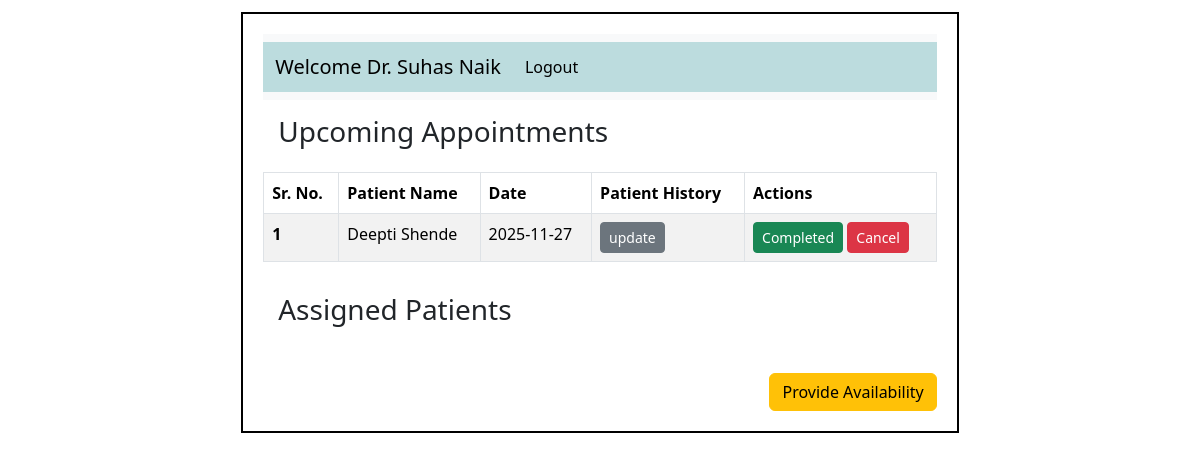
Before: /doctor/1 with the older database file.
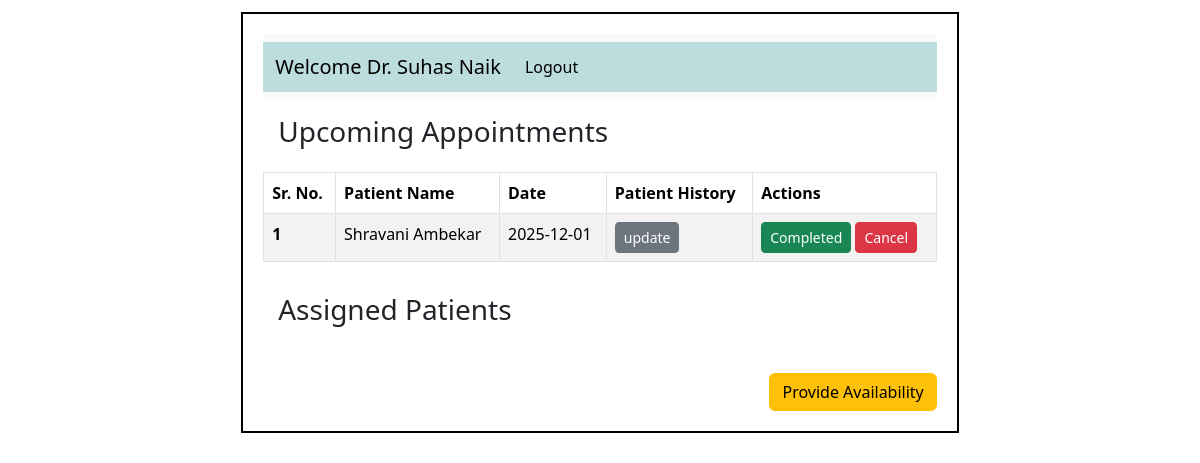
After: the same page with the newer database file.
### application/models.py (models this page shows)
class Appointment(db.Model):
    __tablename__ = "Appointment"
    appointment_id = db.Column(db.Integer, primary_key=True)
    date = db.Column(db.String() , nullable=False)
    time = db.Column(db.String(), nullable=False)
    status = db.Column(db.String(), default='Upcoming', nullable=False)
    doctor_id = db.Column(db.Integer, db.ForeignKey('Doctor.doctor_id'))   #foreignkey
    patient_id = db.Column(db.Integer, db.ForeignKey('Patient.patient_id'))  #foreignkey

class Patient(db.Model):
    __tablename__ = "Patient"
    patient_id = db.Column(db.Integer, primary_key=True)
    name = db.Column(db.String(), nullable=False)
    phone = db.Column(db.String())
    age = db.Column(db.Integer)
    gender = db.Column(db.String())
    email = db.Column(db.String(), unique=True)
    username = db.Column(db.String(), unique=True, nullable=False)
    password = db.Column(db.String(), nullable=False)
    address = db.Column(db.String())
    patient_type = db.Column(db.String(), default='OPD')  # OPD/IPD
    status = db.Column(db.String(), default='Active')
    consultant = db.Column(db.Integer, db.ForeignKey('Doctor.doctor_id'))  #foreignkey
    appointments = db.relationship('Appointment', backref='patient', lazy=True)  # relationship
    treatment = db.relationship('Treatment', backref='patient', lazy=True) #realtionship

### application/controllers.py (the view)
@app.route('/doctor/<int:dr_id>' , methods=['GET'])
def doctor(dr_id):
    this_doctor =Doctor.query.filter_by(doctor_id=dr_id).first()
    appoint = Appointment.query.filter_by(doctor_id=dr_id).order_by(Appointment.date.asc(), Appointment.time.asc()).all()
    assigned_patients = Patient.query.filter_by(consultant=dr_id).all()
    return render_template('dr_dash.html', this_doctor=this_doctor, appoint=appoint, assigned_patients=assigned_patients)

### templates/dr_dash.html (shortened to what this page needs)
<!DOCTYPE html>
<html lang="en">
    <head>
        <link rel="stylesheet" href="/static/style.css">
        <link href="https://cdn.jsdelivr.net/npm/bootstrap@5.3.8/dist/css/bootstrap.min.css" rel="stylesheet"
>
    </head>
    <body>
        <div id="main">
            <div id="canvas">
                <nav class="navbar navbar-expand-lg bg-body-tertiary">
                    <div id="nav" class="container-fluid">
                        <a class="navbar-brand" href="/doctor/{{this_doctor.doctor_id}}">Welcome Dr. {{this_doctor.name}}</a>
                        <div class="collapse navbar-collapse" id="navbarSupportedContent">
                            <ul class="navbar-nav me-auto mb-2 mb-lg-0">
                                <li class="nav-item">
                                    <a class="nav-link active" aria-current="page" href="/logout">Logout</a>
                                </li>
                            </ul>
                        </div>
                    </div>
                </nav>
                <div id="content">
                    <h3 class="headings"> Upcoming Appointments</h3>
                    <div id="table">
                        <table class="table border table-bordered table-striped">
                            <thead>
                                <tr>
                                    <th scope="col">Sr. No.</th>
                                    <th scope="col">Patient Name</th>
                                    <th scope="col">Date</th>
                                    <th scope="col">Patient History</th>
                                    <th scope="col">Actions</th>
                                </tr>
                            </thead>
                            <tbody>
                                {% set ns = namespace(found=false, count=0) %}
                                {% for ap in appoint %}
                                    {% if ap %}
                                        {% if ap.status == "Upcoming" or ap.status == "Updated"%}
                                        {% set ns.found = true %}
                                        {% set ns.count = ns.count + 1 %}
                                            <tr>
                                                <th >{{ ns.count }}</th>
                                                <td>{{ ap.patient.name }}</td>
                                                <td>{{ ap.date }}</td>
                                                <td>
                                                    <a href="/update_patient_history/{{ap.appointment_id}}" class="btn btn-secondary btn-sm" >update</a>
                                                </td>
                                                <td>
                                                    <a href="/complete_appoint/{{ap.appointment_id}}" class="btn btn-success btn-sm"> Completed </a>
                                                    {% if ap.status == "Updated" %}
                                                        <button class="btn btn-secondary btn-sm" disabled>Cancel</button>
                                                    {% else %}
                                                        <a href="{{ url_for('cancel_appoint', appoint_id=ap.appointment_id, role='doctor') }}" class="btn btn-danger btn-sm"> Cancel </a>
                                                    {% endif %}
                                                </td>
                                            </tr>
                                        {% endif %}
                                    {% endif %}
                                {% endfor %}
                            </tbody>
                        </table>
                    </div>
                    <h3 class="headings"> Assigned Patients</h3>
                             <br>
                        <div class="text-end">
                            <a href="/doctor/{{this_doctor.doctor_id}}/availability" class="btn btn-warning"> Provide Availability</a>
                        </div>
                </div>
            </div>
        </div>
    </body>
</html>

Changed rows visible on the page:
no longer on this page (row edited): Appointment: count "1", patient.name "Deepti Shende", date "2025-11-27"
added Appointment: count "1", patient.name "Shravani Ambekar", date "2025-12-01"
